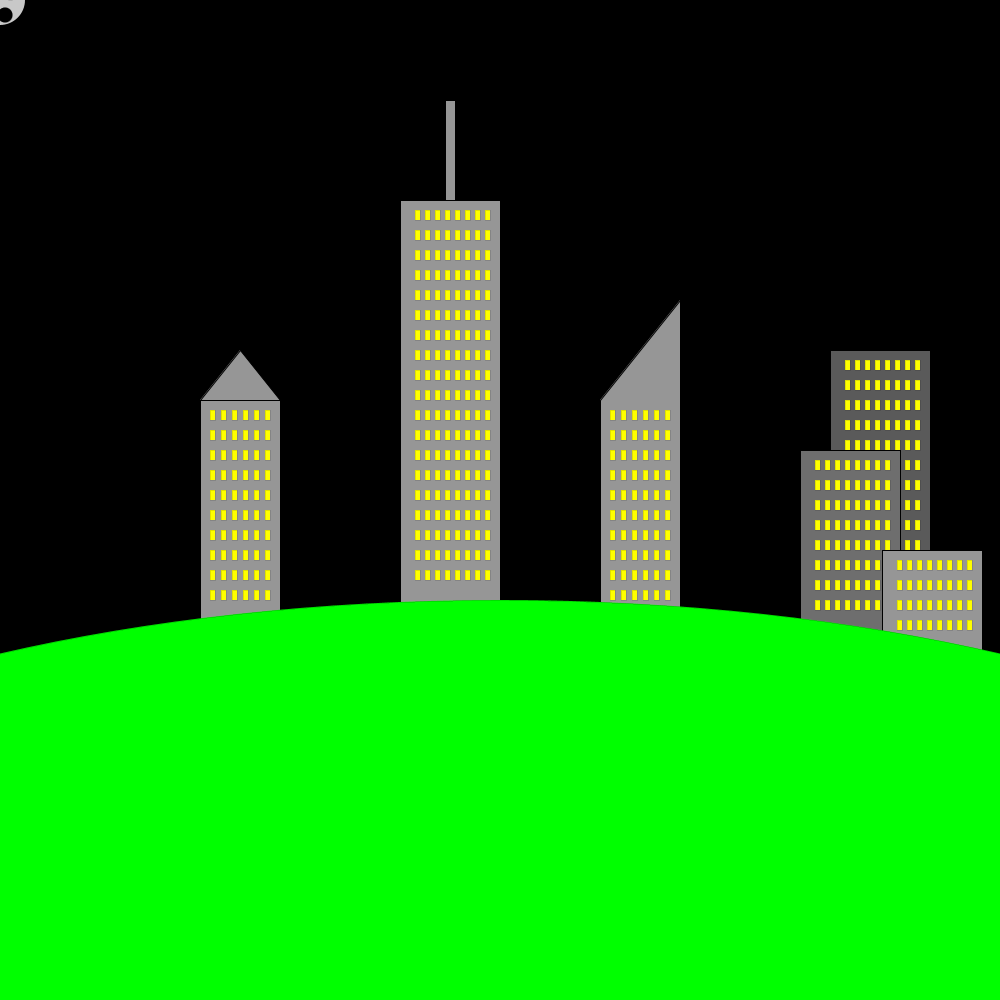
Frame 1 (no input)
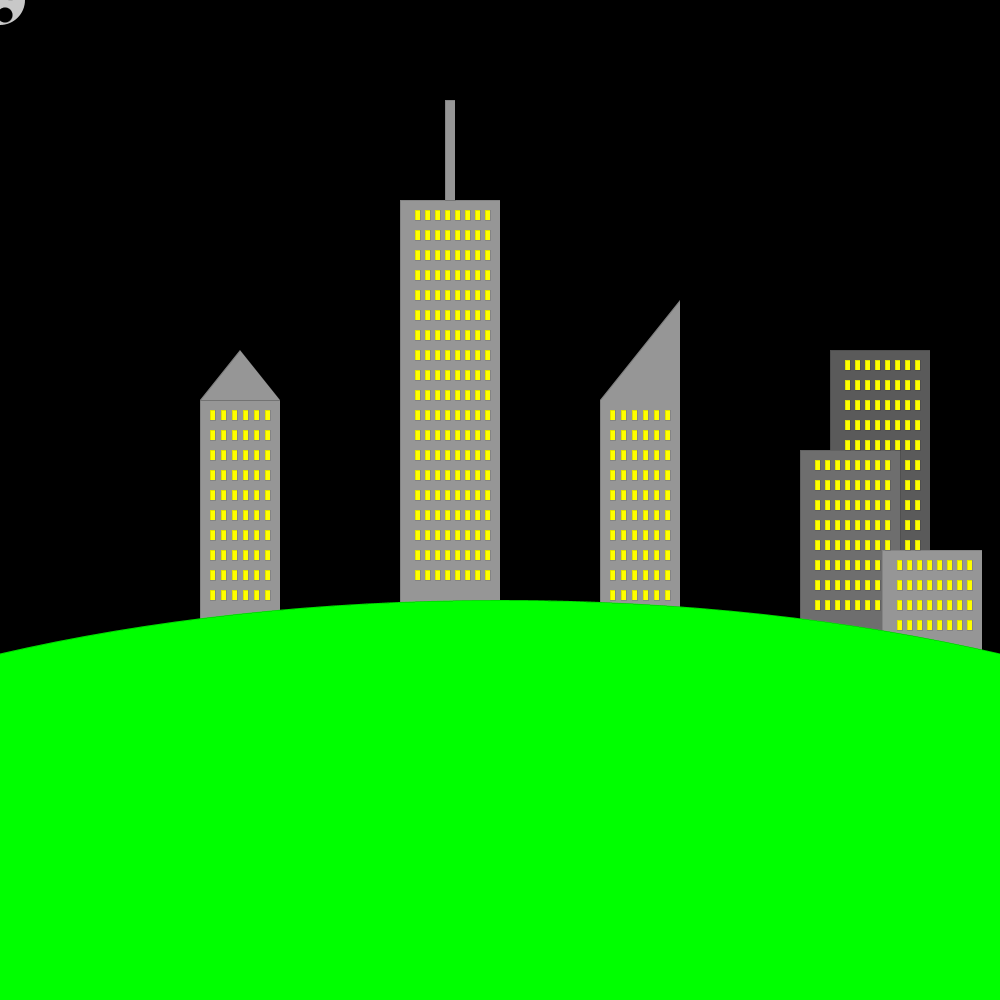
Frame 60 (the mouse pressed at the canvas centre just before this capture)
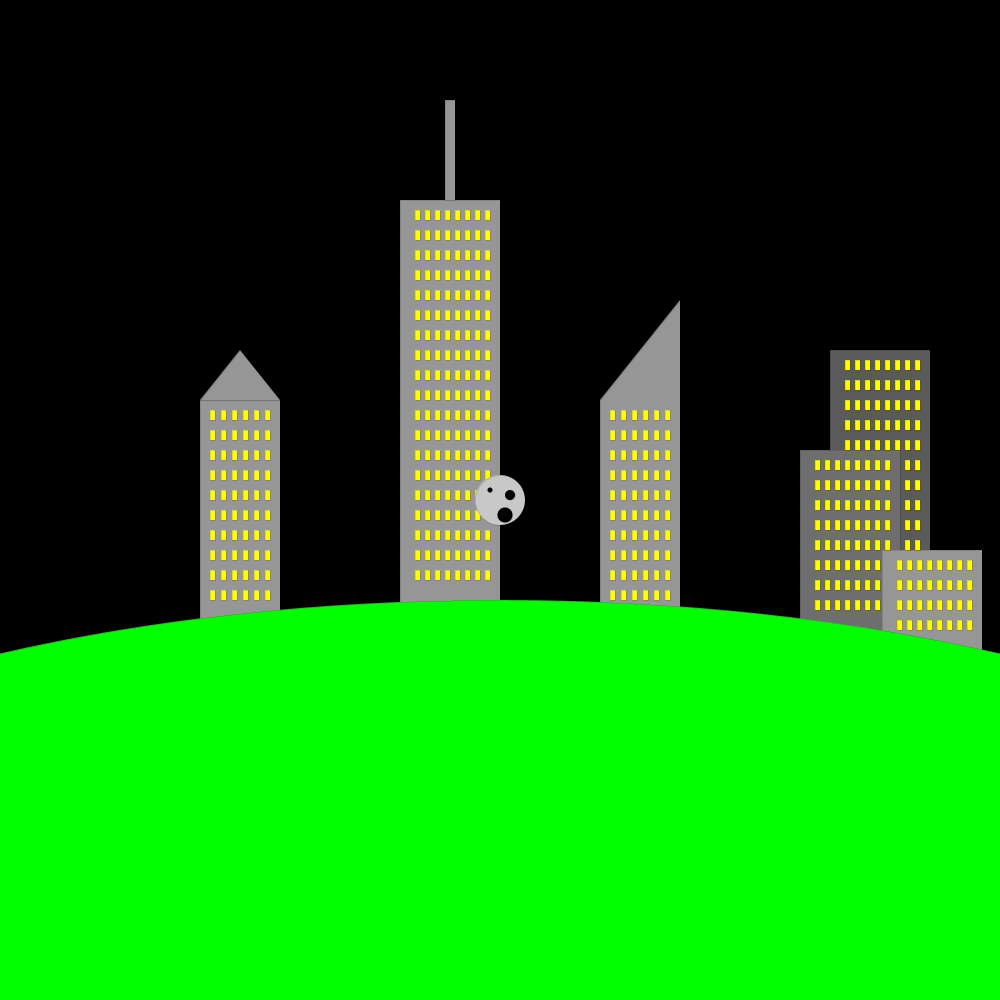
Frame 120 (the mouse held since frame 60 and released just before this capture)

The Processing sketch that drew these frames (run headless with seeded random() and noise(); from frame 60 on, the mouse is pressed at the canvas centre):

// Processing sketch: processing_155861
// ── processing_155861.pde

void setup() {
  size(1000,1000);
  //background(0);
  smooth();
}

void draw(){
  background(0);
  fill(150);
  rect(200,400,80,400);
  triangle(200,400,240,350,280,400);
  rect(400,200,100,600);
  rect(445,100,10,100);
  quad(600,800,600,400,680,300,680,800);
  fill(90);
  rect(830,350,100,500);
  fill(110);
  rect(800,450,100,300);
  fill(150);
  rect(882,550,100,200);
  fill(255,255,0);
  strokeWeight(0);
  rect(210,410,5,10);
  rect(221,410,5,10);
  rect(232,410,5,10);
  rect(243,410,5,10);
  rect(254,410,5,10);
  rect(265,410,5,10);
  rect(210,430,5,10);
  rect(221,430,5,10);
  rect(232,430,5,10);
  rect(243,430,5,10);
  rect(254,430,5,10);
  rect(265,430,5,10);
  rect(210,450,5,10);
  rect(221,450,5,10);
  rect(232,450,5,10);
  rect(243,450,5,10);
  rect(254,450,5,10);
  rect(265,450,5,10);
  rect(210,470,5,10);
  rect(221,470,5,10);
  rect(232,470,5,10);
  rect(243,470,5,10);
  rect(254,470,5,10);
  rect(265,470,5,10);
  rect(210,490,5,10);
  rect(221,490,5,10);
  rect(232,490,5,10);
  rect(243,490,5,10);
  rect(254,490,5,10);
  rect(265,490,5,10);
  rect(210,510,5,10);
  rect(221,510,5,10);
  rect(232,510,5,10);
  rect(243,510,5,10);
  rect(254,510,5,10);
  rect(265,510,5,10);
  rect(210,530,5,10);
  rect(221,530,5,10);
  rect(232,530,5,10);
  rect(243,530,5,10);
  rect(254,530,5,10);
  rect(265,530,5,10);
  rect(210,550,5,10);
  rect(221,550,5,10);
  rect(232,550,5,10);
  rect(243,550,5,10);
  rect(254,550,5,10);
  rect(265,550,5,10);
  rect(210,570,5,10);
  rect(221,570,5,10);
  rect(232,570,5,10);
  rect(243,570,5,10);
  rect(254,570,5,10);
  rect(265,570,5,10);
  rect(210,590,5,10);
  rect(221,590,5,10);
  rect(232,590,5,10);
  rect(243,590,5,10);
  rect(254,590,5,10);
  rect(265,590,5,10);
  rect(415,210,5,10);
  rect(425,210,5,10);
  rect(435,210,5,10);
  rect(445,210,5,10);
  rect(455,210,5,10);
  rect(465,210,5,10);
  rect(475,210,5,10);
  rect(485,210,5,10);
  rect(415,230,5,10);
  rect(425,230,5,10);
  rect(435,230,5,10);
  rect(445,230,5,10);
  rect(455,230,5,10);
  rect(465,230,5,10);
  rect(475,230,5,10);
  rect(485,230,5,10);
  rect(415,250,5,10);
  rect(425,250,5,10);
  rect(435,250,5,10);
  rect(445,250,5,10);
  rect(455,250,5,10);
  rect(465,250,5,10);
  rect(475,250,5,10);
  rect(485,250,5,10);
  rect(415,270,5,10);
  rect(425,270,5,10);
  rect(435,270,5,10);
  rect(445,270,5,10);
  rect(455,270,5,10);
  rect(465,270,5,10);
  rect(475,270,5,10);
  rect(485,270,5,10);
  rect(415,290,5,10);
  rect(425,290,5,10);
  rect(435,290,5,10);
  rect(445,290,5,10);
  rect(455,290,5,10);
  rect(465,290,5,10);
  rect(475,290,5,10);
  rect(485,290,5,10);
  rect(415,310,5,10);
  rect(425,310,5,10);
  rect(435,310,5,10);
  rect(445,310,5,10);
  rect(455,310,5,10);
  rect(465,310,5,10);
  rect(475,310,5,10);
  rect(485,310,5,10);
  rect(415,330,5,10);
  rect(425,330,5,10);
  rect(435,330,5,10);
  rect(445,330,5,10);
  rect(455,330,5,10);
  rect(465,330,5,10);
  rect(475,330,5,10);
  rect(485,330,5,10);
  rect(415,350,5,10);
  rect(425,350,5,10);
  rect(435,350,5,10);
  rect(445,350,5,10);
  rect(455,350,5,10);
  rect(465,350,5,10);
  rect(475,350,5,10);
  rect(485,350,5,10);
  rect(415,370,5,10);
  rect(425,370,5,10);
  rect(435,370,5,10);
  rect(445,370,5,10);
  rect(455,370,5,10);
  rect(465,370,5,10);
  rect(475,370,5,10);
  rect(485,370,5,10);
  rect(415,390,5,10);
  rect(425,390,5,10);
  rect(435,390,5,10);
  rect(445,390,5,10);
  rect(455,390,5,10);
  rect(465,390,5,10);
  rect(475,390,5,10);
  rect(485,390,5,10);
  rect(415,410,5,10);
  rect(425,410,5,10);
  rect(435,410,5,10);
  rect(445,410,5,10);
  rect(455,410,5,10);
  rect(465,410,5,10);
  rect(475,410,5,10);
  rect(485,410,5,10);
  rect(415,430,5,10);
  rect(425,430,5,10);
  rect(435,430,5,10);
  rect(445,430,5,10);
  rect(455,430,5,10);
  rect(465,430,5,10);
  rect(475,430,5,10);
  rect(485,430,5,10);
  rect(415,450,5,10);
  rect(425,450,5,10);
  rect(435,450,5,10);
  rect(445,450,5,10);
  rect(455,450,5,10);
  rect(465,450,5,10);
  rect(475,450,5,10);
  rect(485,450,5,10);
  rect(415,470,5,10);
  rect(425,470,5,10);
  rect(435,470,5,10);
  rect(445,470,5,10);
  rect(455,470,5,10);
  rect(465,470,5,10);
  rect(475,470,5,10);
  rect(485,470,5,10);
  rect(415,490,5,10);
  rect(425,490,5,10);
  rect(435,490,5,10);
  rect(445,490,5,10);
  rect(455,490,5,10);
  rect(465,490,5,10);
  rect(475,490,5,10);
  rect(485,490,5,10);
  rect(415,510,5,10);
  rect(425,510,5,10);
  rect(435,510,5,10);
  rect(445,510,5,10);
  rect(455,510,5,10);
  rect(465,510,5,10);
  rect(475,510,5,10);
  rect(485,510,5,10);
  rect(415,530,5,10);
  rect(425,530,5,10);
  rect(435,530,5,10);
  rect(445,530,5,10);
  rect(455,530,5,10);
  rect(465,530,5,10);
  rect(475,530,5,10);
  rect(485,530,5,10);
  rect(415,550,5,10);
  rect(425,550,5,10);
  rect(435,550,5,10);
  rect(445,550,5,10);
  rect(455,550,5,10);
  rect(465,550,5,10);
  rect(475,550,5,10);
  rect(485,550,5,10);
  rect(415,570,5,10);
  rect(425,570,5,10);
  rect(435,570,5,10);
  rect(445,570,5,10);
  rect(455,570,5,10);
  rect(465,570,5,10);
  rect(475,570,5,10);
  rect(485,570,5,10);
  rect(610,410,5,10);
  rect(621,410,5,10);
  rect(632,410,5,10);
  rect(643,410,5,10);
  rect(654,410,5,10);
  rect(665,410,5,10);
  rect(610,430,5,10);
  rect(621,430,5,10);
  rect(632,430,5,10);
  rect(643,430,5,10);
  rect(654,430,5,10);
  rect(665,430,5,10);
  rect(610,450,5,10);
  rect(621,450,5,10);
  rect(632,450,5,10);
  rect(643,450,5,10);
  rect(654,450,5,10);
  rect(665,450,5,10);
  rect(610,470,5,10);
  rect(621,470,5,10);
  rect(632,470,5,10);
  rect(643,470,5,10);
  rect(654,470,5,10);
  rect(665,470,5,10);
  rect(610,490,5,10);
  rect(621,490,5,10);
  rect(632,490,5,10);
  rect(643,490,5,10);
  rect(654,490,5,10);
  rect(665,490,5,10);
  rect(610,510,5,10);
  rect(621,510,5,10);
  rect(632,510,5,10);
  rect(643,510,5,10);
  rect(654,510,5,10);
  rect(665,510,5,10);
  rect(610,530,5,10);
  rect(621,530,5,10);
  rect(632,530,5,10);
  rect(643,530,5,10);
  rect(654,530,5,10);
  rect(665,530,5,10);
  rect(610,550,5,10);
  rect(621,550,5,10);
  rect(632,550,5,10);
  rect(643,550,5,10);
  rect(654,550,5,10);
  rect(665,550,5,10);
  rect(610,570,5,10);
  rect(621,570,5,10);
  rect(632,570,5,10);
  rect(643,570,5,10);
  rect(654,570,5,10);
  rect(665,570,5,10);
  rect(610,590,5,10);
  rect(621,590,5,10);
  rect(632,590,5,10);
  rect(643,590,5,10);
  rect(654,590,5,10);
  rect(665,590,5,10);
  rect(815,460,5,10);
  rect(825,460,5,10);
  rect(835,460,5,10);
  rect(845,460,5,10);
  rect(855,460,5,10);
  rect(865,460,5,10);
  rect(875,460,5,10);
  rect(885,460,5,10);
  rect(815,480,5,10);
  rect(825,480,5,10);
  rect(835,480,5,10);
  rect(845,480,5,10);
  rect(855,480,5,10);
  rect(865,480,5,10);
  rect(875,480,5,10);
  rect(885,480,5,10);
  rect(815,500,5,10);
  rect(825,500,5,10);
  rect(835,500,5,10);
  rect(845,500,5,10);
  rect(855,500,5,10);
  rect(865,500,5,10);
  rect(875,500,5,10);
  rect(885,500,5,10);
  rect(815,520,5,10);
  rect(825,520,5,10);
  rect(835,520,5,10);
  rect(845,520,5,10);
  rect(855,520,5,10);
  rect(865,520,5,10);
  rect(875,520,5,10);
  rect(885,520,5,10);
  rect(815,540,5,10);
  rect(825,540,5,10);
  rect(835,540,5,10);
  rect(845,540,5,10);
  rect(855,540,5,10);
  rect(865,540,5,10);
  rect(875,540,5,10);
  rect(885,540,5,10);
  rect(815,560,5,10);
  rect(825,560,5,10);
  rect(835,560,5,10);
  rect(845,560,5,10);
  rect(855,560,5,10);
  rect(865,560,5,10);
  rect(875,560,5,10);
  rect(815,580,5,10);
  rect(825,580,5,10);
  rect(835,580,5,10);
  rect(845,580,5,10);
  rect(855,580,5,10);
  rect(865,580,5,10);
  rect(875,580,5,10);
  rect(815,600,5,10);
  rect(825,600,5,10);
  rect(835,600,5,10);
  rect(845,600,5,10);
  rect(855,600,5,10);
  rect(865,600,5,10);
  rect(875,600,5,10);
  rect(845,360,5,10);
  rect(855,360,5,10);
  rect(865,360,5,10);
  rect(875,360,5,10);
  rect(885,360,5,10);
  rect(895,360,5,10);
  rect(905,360,5,10);
  rect(915,360,5,10);
  rect(845,380,5,10);
  rect(855,380,5,10);
  rect(865,380,5,10);
  rect(875,380,5,10);
  rect(885,380,5,10);
  rect(895,380,5,10);
  rect(905,380,5,10);
  rect(915,380,5,10);
  rect(845,400,5,10);
  rect(855,400,5,10);
  rect(865,400,5,10);
  rect(875,400,5,10);
  rect(885,400,5,10);
  rect(895,400,5,10);
  rect(905,400,5,10);
  rect(915,400,5,10);
  rect(845,420,5,10);
  rect(855,420,5,10);
  rect(865,420,5,10);
  rect(875,420,5,10);
  rect(885,420,5,10);
  rect(895,420,5,10);
  rect(905,420,5,10);
  rect(915,420,5,10);
  rect(845,440,5,10);
  rect(855,440,5,10);
  rect(865,440,5,10);
  rect(875,440,5,10);
  rect(885,440,5,10);
  rect(895,440,5,10);
  rect(905,440,5,10);
  rect(915,440,5,10);
  rect(905,460,5,10);
  rect(915,460,5,10);
  rect(905,480,5,10);
  rect(915,480,5,10);
  rect(905,500,5,10);
  rect(915,500,5,10);
  rect(905,520,5,10);
  rect(915,520,5,10);
  rect(905,540,5,10);
  rect(915,540,5,10);
  rect(897,560,5,10);
  rect(907,560,5,10);
  rect(917,560,5,10);
  rect(927,560,5,10);
  rect(937,560,5,10);
  rect(947,560,5,10);
  rect(957,560,5,10);
  rect(967,560,5,10);
  rect(897,580,5,10);
  rect(907,580,5,10);
  rect(917,580,5,10);
  rect(927,580,5,10);
  rect(937,580,5,10);
  rect(947,580,5,10);
  rect(957,580,5,10);
  rect(967,580,5,10);
  rect(897,600,5,10);
  rect(907,600,5,10);
  rect(917,600,5,10);
  rect(927,600,5,10);
  rect(937,600,5,10);
  rect(947,600,5,10);
  rect(957,600,5,10);
  rect(967,600,5,10);
  rect(897,620,5,10);
  rect(907,620,5,10);
  rect(917,620,5,10);
  rect(927,620,5,10);
  rect(937,620,5,10);
  rect(947,620,5,10);
  rect(957,620,5,10);
  rect(967,620,5,10);
  //add more windows later
  
  fill(0,255,0);
  ellipse(500,1000,2000,800);
  fill(200);
  ellipse(mouseX,mouseY,50,50);
  fill(0);
  ellipse(mouseX-10,mouseY-10,5,5);
  ellipse(mouseX+5,mouseY+15,15,15);
  ellipse(mouseX+10,mouseY-5,10,10);
  if(mouseX>200 && mouseX<280 && mouseY>400 && mouseY<650){
    fill(255,0,0);
    ellipse(mouseX,mouseY,150,150);
    fill(255,135,0);
    ellipse(mouseX,mouseY,100,100);
    fill(255,255,0);
    ellipse(mouseX,mouseY,50,50);
  }else{ };
  if(mouseX>400 && mouseX<500 && mouseY>200 && mouseY<650){
    fill(255,0,0);
    ellipse(mouseX,mouseY,150,150);
    fill(255,135,0);
    ellipse(mouseX,mouseY,100,100);
    fill(255,255,0);
    ellipse(mouseX,mouseY,50,50);
  }else{ };
  if(mouseX>600 && mouseX<680 && mouseY>350 && mouseY<600){
    fill(255,0,0);
    ellipse(mouseX,mouseY,150,150);
    fill(255,135,0);
    ellipse(mouseX,mouseY,100,100);
    fill(255,255,0);
    ellipse(mouseX,mouseY,50,50);
  }else{ };
  if(mouseX>810 && mouseX<980 && mouseY>350 && mouseY<650){
    fill(255,0,0);
    ellipse(mouseX,mouseY,150,150);
    fill(255,135,0);
    ellipse(mouseX,mouseY,100,100);
    fill(255,255,0);
    ellipse(mouseX,mouseY,50,50);
  }else{ };
}
